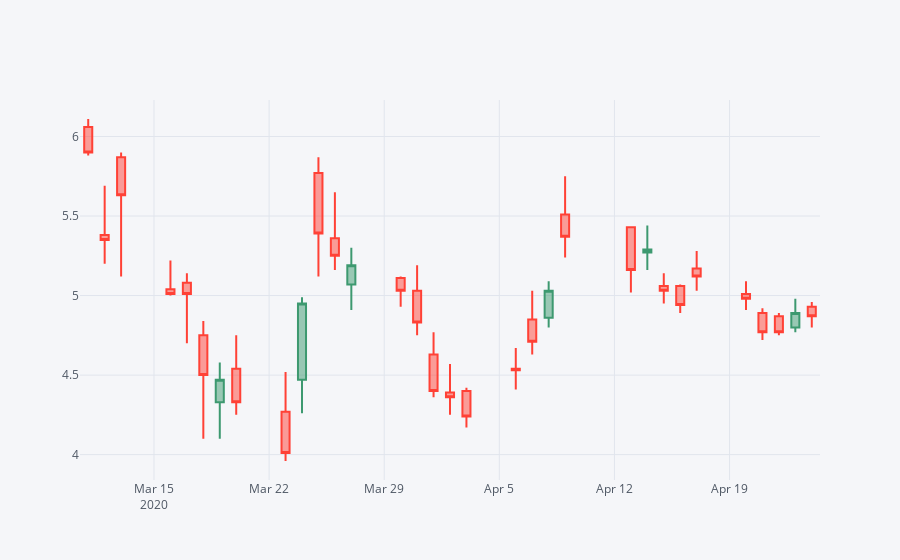

The notebook cell this image was saved under:
### Code cell
#Timeframe 3
#After March 11
ticker[['Open', 'High', 'Low', 'Close']].loc['2020-03-11':'2020-04-24'].iplot(kind='candle')

### Figure 1 — Plotly figure (JSON) as saved in the notebook; plotly's stock layout.template omitted (floating-point values rounded to 4 significant figures)
{"data": [{"close": [5.9, 5.35, 5.63, 5.01, 5.01, 4.5, 4.47, 4.33, 4.01, 4.95, 5.39, 5.25, 5.19, 5.03, 4.83, 4.4, 4.36, 4.24, 4.53, 4.71, 5.03, 5.37, 5.16, 5.29, 5.03, 4.94, 5.12, 4.98, 4.77, 4.77, 4.89, 4.87], "high": [6.11, 5.69, 5.9, 5.22, 5.14, 4.84, 4.58, 4.75, 4.52, 4.99, 5.87, 5.65, 5.3, 5.12, 5.19, 4.77, 4.57, 4.42, 4.67, 5.03, 5.09, 5.75, 5.43, 5.44, 5.14, 5.07, 5.28, 5.09, 4.92, 4.89, 4.98, 4.96], "low": [5.88, 5.2, 5.12, 5, 4.7, 4.1, 4.1, 4.25, 3.96, 4.26, 5.12, 5.16, 4.91, 4.93, 4.75, 4.36, 4.25, 4.17, 4.41, 4.63, 4.8, 5.24, 5.02, 5.16, 4.95, 4.89, 5.03, 4.91, 4.72, 4.75, 4.77, 4.8], "open": [6.06, 5.38, 5.87, 5.04, 5.08, 4.75, 4.33, 4.54, 4.27, 4.47, 5.77, 5.36, 5.07, 5.11, 5.03, 4.63, 4.39, 4.4, 4.54, 4.85, 4.86, 5.51, 5.43, 5.27, 5.06, 5.06, 5.17, 5.01, 4.89, 4.87, 4.8, 4.93], "showlegend": false, "type": "candlestick", "x": ["2020-03-11", "2020-03-12", "2020-03-13", "2020-03-16", "2020-03-17", "2020-03-18", "2020-03-19", "2020-03-20", "2020-03-23", "2020-03-24", "2020-03-25", "2020-03-26", "2020-03-27", "2020-03-30", "2020-03-31", "2020-04-01", "2020-04-02", "2020-04-03", "2020-04-06", "2020-04-07", "2020-04-08", "2020-04-09", "2020-04-13", "2020-04-14", "2020-04-15", "2020-04-16", "2020-04-17", "2020-04-20", "2020-04-21", "2020-04-22", "2020-04-23", "2020-04-24"], "yaxis": "y2"}], "layout": {"legend": {"bgcolor": "#F5F6F9", "font": {"color": "#4D5663"}}, "paper_bgcolor": "#F5F6F9", "plot_bgcolor": "#F5F6F9", "title": {"font": {"color": "#4D5663"}}, "xaxis": {"gridcolor": "#E1E5ED", "rangeslider": {"visible": false}, "showgrid": true, "tickfont": {"color": "#4D5663"}, "title": {"font": {"color": "#4D5663"}, "text": ""}, "zerolinecolor": "#E1E5ED"}, "yaxis": {"gridcolor": "#E1E5ED", "showgrid": true, "showticklabels": false, "tickfont": {"color": "#4D5663"}, "title": {"font": {"color": "#4D5663"}, "text": ""}, "zerolinecolor": "#E1E5ED"}, "yaxis2": {"gridcolor": "#E1E5ED", "showgrid": true, "tickfont": {"color": "#4D5663"}, "title": {"font": {"color": "#4D5663"}, "text": ""}, "zerolinecolor": "#E1E5ED"}}}
